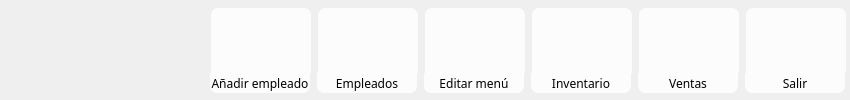
  <widget class="QWidget" name="menu" native="true">
   <property name="geometry">
    <rect>
     <x>0</x>
     <y>0</y>
     <width>850</width>
     <height>100</height>
    </rect>
   </property>
   <property name="styleSheet">
    <string notr="true">#menu{
	background-color: rgb(72, 72, 72);
}</string>
   </property>
   <widget class="QWidget" name="horizontalLayoutWidget">
    <property name="geometry">
     <rect>
      <x>210</x>
      <y>0</y>
      <width>637</width>
      <height>81</height>
     </rect>
    </property>
    <layout class="QHBoxLayout" name="horizontalLayout">
     <item>
      <widget class="QPushButton" name="nuevoUsuario_pushButton">
       <property name="sizePolicy">
        <sizepolicy hsizetype="Fixed" vsizetype="Fixed">
         <horstretch>0</horstretch>
         <verstretch>0</verstretch>
        </sizepolicy>
       </property>
       <property name="minimumSize">
        <size>
         <width>100</width>
         <height>65</height>
        </size>
       </property>
       <property name="maximumSize">
        <size>
         <width>100</width>
         <height>65</height>
        </size>
       </property>
       <property name="styleSheet">
        <string notr="true">background-color: rgba(255, 255, 255,200);
border-top-right-radius:7px 7px;
border-top-left-radius:7px 7px;
</string>
       </property>
       <property name="text">
        <string/>
       </property>
       <property name="icon">
        <iconset resource="IMG/imags.qrc">
         <normaloff>:/iconos/anadi.png</normaloff>:/iconos/anadi.png</iconset>
       </property>
       <property name="iconSize">
        <size>
         <width>100</width>
         <height>55</height>
        </size>
       </property>
      </widget>
     </item>
     <item>
      <widget class="QPushButton" name="usuarios_pushButton">
       <property name="sizePolicy">
        <sizepolicy hsizetype="Fixed" vsizetype="Fixed">
         <horstretch>0</horstretch>
         <verstretch>0</verstretch>
        </sizepolicy>
       </property>
       <property name="minimumSize">
        <size>
         <width>100</width>
         <height>65</height>
        </size>
       </property>
       <property name="maximumSize">
        <size>
         <width>100</width>
         <height>65</height>
        </size>
       </property>
       <property name="styleSheet">
        <string notr="true">background-color: rgba(255, 255, 255,200);
border-top-right-radius:7px 7px;
border-top-left-radius:7px 7px;</string>
       </property>
       <property name="text">
        <string/>
       </property>
       <property name="icon">
        <iconset resource="IMG/imags.qrc">
         <normaloff>:/iconos/empleados.png</normaloff>:/iconos/empleados.png</iconset>
       </property>
       <property name="iconSize">
        <size>
         <width>90</width>
         <height>60</height>
        </size>
       </property>
      </widget>
     </item>
     <item>
      <widget class="QPushButton" name="menu_pushButton">
       <property name="sizePolicy">
        <sizepolicy hsizetype="Fixed" vsizetype="Fixed">
         <horstretch>0</horstretch>
         <verstretch>0</verstretch>
        </sizepolicy>
       </property>
       <property name="minimumSize">
        <size>
         <width>100</width>
         <height>65</height>
        </size>
       </property>
       <property name="maximumSize">
        <size>
         <width>100</width>
         <height>65</height>
        </size>
       </property>
       <property name="styleSheet">
        <string notr="true">background-color: rgba(255, 255, 255,200);
border-top-right-radius:7px 7px;
border-top-left-radius:7px 7px;</string>
       </property>
       <property name="text">
        <string/>
       </property>
       <property name="icon">
        <iconset resource="IMG/imags.qrc">
         <normaloff>:/iconos/menu.png</normaloff>:/iconos/menu.png</iconset>
       </property>
       <property name="iconSize">
        <size>
         <width>80</width>
         <height>60</height>
        </size>
       </property>
      </widget>
     </item>
     <item>
      <widget class="QPushButton" name="inventario_btn">
       <property name="sizePolicy">
        <sizepolicy hsizetype="Fixed" vsizetype="Fixed">
         <horstretch>0</horstretch>
         <verstretch>0</verstretch>
        </sizepolicy>
       </property>
       <property name="minimumSize">
        <size>
         <width>100</width>
         <height>65</height>
        </size>
       </property>
       <property name="maximumSize">
        <size>
         <width>100</width>
         <height>65</height>
        </size>
       </property>
       <property name="styleSheet">
        <string notr="true">background-color: rgba(255, 255, 255,200);
border-top-right-radius:7px 7px;
border-top-left-radius:7px 7px;
</string>
       </property>
       <property name="text">
        <string/>
       </property>
       <property name="icon">
        <iconset resource="IMG/imags.qrc">
         <normaloff>:/iconos/inventario.png</normaloff>:/iconos/inventario.png</iconset>
       </property>
       <property name="iconSize">
        <size>
         <width>100</width>
         <height>60</height>
        </size>
       </property>
      </widget>
     </item>
     <item>
      <widget class="QPushButton" name="ventas_btn">
       <property name="sizePolicy">
        <sizepolicy hsizetype="Fixed" vsizetype="Fixed">
         <horstretch>0</horstretch>
         <verstretch>0</verstretch>
        </sizepolicy>
       </property>
       <property name="minimumSize">
        <size>
         <width>100</width>
         <height>65</height>
        </size>
       </property>
       <property name="maximumSize">
        <size>
         <width>100</width>
         <height>65</height>
        </size>
       </property>
       <property name="styleSheet">
        <string notr="true">background-color: rgba(255, 255, 255,200);
border-top-right-radius:7px 7px;
border-top-left-radius:7px 7px;
</string>
       </property>
       <property name="text">
        <string/>
       </property>
       <property name="icon">
        <iconset resource="IMG/imags.qrc">
         <normaloff>:/iconos/venta.png</normaloff>:/iconos/venta.png</iconset>
       </property>
       <property name="iconSize">
        <size>
         <width>100</width>
         <height>60</height>
        </size>
       </property>
      </widget>
     </item>
     <item>
      <widget class="QPushButton" name="Gsalir_pushButton">
       <property name="sizePolicy">
        <sizepolicy hsizetype="Fixed" vsizetype="Fixed">
         <horstretch>0</horstretch>
         <verstretch>0</verstretch>
        </sizepolicy>
       </property>
       <property name="minimumSize">
        <size>
         <width>100</width>
         <height>65</height>
        </size>
       </property>
       <property name="maximumSize">
        <size>
         <width>100</width>
         <height>65</height>
        </size>
       </property>
       <property name="styleSheet">
        <string notr="true">background-color: rgba(255, 255, 255,200);
border-top-right-radius:7px 7px;
border-top-left-radius:7px 7px;</string>
       </property>
       <property name="text">
        <string/>
       </property>
       <property name="icon">
        <iconset resource="IMG/imags.qrc">
         <normaloff>:/iconos/salir.png</normaloff>:/iconos/salir.png</iconset>
       </property>
       <property name="iconSize">
        <size>
         <width>110</width>
         <height>110</height>
        </size>
       </property>
      </widget>
     </item>
    </layout>
   </widget>
   <widget class="QLabel" name="label_25">
    <property name="geometry">
     <rect>
      <x>210</x>
      <y>73</y>
      <width>100</width>
      <height>20</height>
     </rect>
    </property>
    <property name="font">
     <font>
      <family>Calisto MT</family>
     </font>
    </property>
    <property name="styleSheet">
     <string notr="true">background-color: rgba(255, 255, 255,200);
border-bottom-right-radius:7px 7px;
border-bottom-left-radius:7px 7px;</string>
    </property>
    <property name="text">
     <string>Añadir empleado</string>
    </property>
    <property name="alignment">
     <set>Qt::AlignCenter</set>
    </property>
   </widget>
   <widget class="QLabel" name="label_26">
    <property name="geometry">
     <rect>
      <x>317</x>
      <y>73</y>
      <width>100</width>
      <height>20</height>
     </rect>
    </property>
    <property name="font">
     <font>
      <family>Calisto MT</family>
     </font>
    </property>
    <property name="styleSheet">
     <string notr="true">background-color: rgba(255, 255, 255,200);
border-bottom-right-radius:7px 7px;
border-bottom-left-radius:7px 7px;</string>
    </property>
    <property name="text">
     <string>Empleados</string>
    </property>
    <property name="alignment">
     <set>Qt::AlignCenter</set>
    </property>
   </widget>
   <widget class="QLabel" name="label_27">
    <property name="geometry">
     <rect>
      <x>424</x>
      <y>73</y>
      <width>100</width>
      <height>20</height>
     </rect>
    </property>
    <property name="font">
     <font>
      <family>Calisto MT</family>
     </font>
    </property>
    <property name="styleSheet">
     <string notr="true">background-color: rgba(255, 255, 255,200);
border-bottom-right-radius:7px 7px;
border-bottom-left-radius:7px 7px;</string>
    </property>
    <property name="text">
     <string>Editar menú</string>
    </property>
    <property name="alignment">
     <set>Qt::AlignCenter</set>
    </property>
   </widget>
   <widget class="QLabel" name="label_28">
    <property name="geometry">
     <rect>
      <x>745</x>
      <y>73</y>
      <width>100</width>
      <height>20</height>
     </rect>
    </property>
    <property name="font">
     <font>
      <family>Calisto MT</family>
     </font>
    </property>
    <property name="styleSheet">
     <string notr="true">background-color: rgba(255, 255, 255,200);
border-bottom-right-radius:7px 7px;
border-bottom-left-radius:7px 7px;</string>
    </property>
    <property name="text">
     <string>Salir</string>
    </property>
    <property name="alignment">
     <set>Qt::AlignCenter</set>
    </property>
   </widget>
   <widget class="QLabel" name="label_30">
    <property name="geometry">
     <rect>
      <x>638</x>
      <y>73</y>
      <width>100</width>
      <height>20</height>
     </rect>
    </property>
    <property name="font">
     <font>
      <family>Calisto MT</family>
     </font>
    </property>
    <property name="styleSheet">
     <string notr="true">background-color: rgba(255, 255, 255,200);
border-bottom-right-radius:7px 7px;
border-bottom-left-radius:7px 7px;</string>
    </property>
    <property name="text">
     <string>Ventas</string>
    </property>
    <property name="alignment">
     <set>Qt::AlignCenter</set>
    </property>
   </widget>
   <widget class="QLabel" name="label_31">
    <property name="geometry">
     <rect>
      <x>531</x>
      <y>73</y>
      <width>100</width>
      <height>20</height>
     </rect>
    </property>
    <property name="font">
     <font>
      <family>Calisto MT</family>
     </font>
    </property>
    <property name="styleSheet">
     <string notr="true">background-color: rgba(255, 255, 255,200);
border-bottom-right-radius:7px 7px;
border-bottom-left-radius:7px 7px;</string>
    </property>
    <property name="text">
     <string>Inventario</string>
    </property>
    <property name="alignment">
     <set>Qt::AlignCenter</set>
    </property>
   </widget>
   <widget class="QLabel" name="label_35">
    <property name="geometry">
     <rect>
      <x>10</x>
      <y>8</y>
      <width>110</width>
      <height>95</height>
     </rect>
    </property>
    <property name="styleSheet">
     <string notr="true">border-image: url(:/imagenes/SABO.png);</string>
    </property>
    <property name="text">
     <string/>
    </property>
   </widget>
  </widget>
